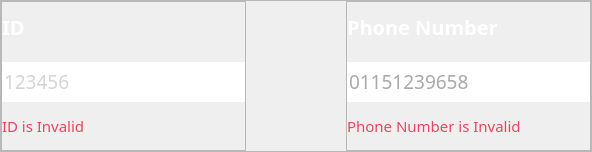
           <widget class="QFrame" name="frame_2">
            <property name="minimumSize">
             <size>
              <width>0</width>
              <height>150</height>
             </size>
            </property>
            <property name="styleSheet">
             <string notr="true"/>
            </property>
            <property name="frameShape">
             <enum>QFrame::StyledPanel</enum>
            </property>
            <property name="frameShadow">
             <enum>QFrame::Raised</enum>
            </property>
            <layout class="QHBoxLayout" name="horizontalLayout_5">
             <property name="spacing">
              <number>100</number>
             </property>
             <property name="leftMargin">
              <number>0</number>
             </property>
             <property name="topMargin">
              <number>0</number>
             </property>
             <property name="rightMargin">
              <number>0</number>
             </property>
             <property name="bottomMargin">
              <number>0</number>
             </property>
             <item>
              <widget class="QFrame" name="phonenum_9">
               <property name="minimumSize">
                <size>
                 <width>245</width>
                 <height>150</height>
                </size>
               </property>
               <property name="maximumSize">
                <size>
                 <width>245</width>
                 <height>150</height>
                </size>
               </property>
               <property name="styleSheet">
                <string notr="true"/>
               </property>
               <property name="frameShape">
                <enum>QFrame::StyledPanel</enum>
               </property>
               <property name="frameShadow">
                <enum>QFrame::Raised</enum>
               </property>
               <layout class="QVBoxLayout" name="verticalLayout_29">
                <property name="spacing">
                 <number>0</number>
                </property>
                <property name="leftMargin">
                 <number>0</number>
                </property>
                <property name="topMargin">
                 <number>0</number>
                </property>
                <property name="rightMargin">
                 <number>0</number>
                </property>
                <property name="bottomMargin">
                 <number>0</number>
                </property>
                <item>
                 <widget class="QLabel" name="label_16">
                  <property name="minimumSize">
                   <size>
                    <width>0</width>
                    <height>22</height>
                   </size>
                  </property>
                  <property name="maximumSize">
                   <size>
                    <width>16777215</width>
                    <height>22</height>
                   </size>
                  </property>
                  <property name="font">
                   <font>
                    <family>Bahnschrift SemiBold</family>
                    <pointsize>15</pointsize>
                    <weight>75</weight>
                    <italic>false</italic>
                    <bold>true</bold>
                   </font>
                  </property>
                  <property name="styleSheet">
                   <string notr="true">
color: #FFFFFF</string>
                  </property>
                  <property name="text">
                   <string>ID</string>
                  </property>
                 </widget>
                </item>
                <item>
                 <widget class="QLineEdit" name="lineEdit_19">
                  <property name="minimumSize">
                   <size>
                    <width>243</width>
                    <height>50</height>
                   </size>
                  </property>
                  <property name="maximumSize">
                   <size>
                    <width>16777215</width>
                    <height>16777215</height>
                   </size>
                  </property>
                  <property name="font">
                   <font>
                    <family>Bahnschrift Light SemiCondensed</family>
                    <pointsize>14</pointsize>
                   </font>
                  </property>
                  <property name="styleSheet">
                   <string notr="true"> border-width: 2px; border-style: solid; border-color:white;border-top-style:none;
border-left-style:none; border-right-style:none;
color: #A9A9A9;
margin-top: 10px;
</string>
                  </property>
                  <property name="text">
                   <string/>
                  </property>
                  <property name="alignment">
                   <set>Qt::AlignLeading|Qt::AlignLeft|Qt::AlignVCenter</set>
                  </property>
                  <property name="readOnly">
                   <bool>true</bool>
                  </property>
                  <property name="placeholderText">
                   <string>123456</string>
                  </property>
                 </widget>
                </item>
                <item>
                 <widget class="QLabel" name="label_31">
                  <property name="minimumSize">
                   <size>
                    <width>240</width>
                    <height>20</height>
                   </size>
                  </property>
                  <property name="maximumSize">
                   <size>
                    <width>240</width>
                    <height>20</height>
                   </size>
                  </property>
                  <property name="font">
                   <font>
                    <family>Bahnschrift SemiLight</family>
                    <pointsize>11</pointsize>
                   </font>
                  </property>
                  <property name="styleSheet">
                   <string notr="true">
color: #E94560;</string>
                  </property>
                  <property name="text">
                   <string>ID is Invalid</string>
                  </property>
                  <property name="wordWrap">
                   <bool>true</bool>
                  </property>
                 </widget>
                </item>
               </layout>
              </widget>
             </item>
             <item>
              <widget class="QFrame" name="phonenum_10">
               <property name="minimumSize">
                <size>
                 <width>245</width>
                 <height>150</height>
                </size>
               </property>
               <property name="maximumSize">
                <size>
                 <width>245</width>
                 <height>150</height>
                </size>
               </property>
               <property name="styleSheet">
                <string notr="true"/>
               </property>
               <property name="frameShape">
                <enum>QFrame::StyledPanel</enum>
               </property>
               <property name="frameShadow">
                <enum>QFrame::Raised</enum>
               </property>
               <layout class="QVBoxLayout" name="verticalLayout_30">
                <property name="spacing">
                 <number>0</number>
                </property>
                <property name="leftMargin">
                 <number>0</number>
                </property>
                <property name="topMargin">
                 <number>0</number>
                </property>
                <property name="rightMargin">
                 <number>0</number>
                </property>
                <property name="bottomMargin">
                 <number>0</number>
                </property>
                <item>
                 <widget class="QLabel" name="label_29">
                  <property name="minimumSize">
                   <size>
                    <width>0</width>
                    <height>22</height>
                   </size>
                  </property>
                  <property name="maximumSize">
                   <size>
                    <width>16777215</width>
                    <height>22</height>
                   </size>
                  </property>
                  <property name="font">
                   <font>
                    <family>Bahnschrift SemiBold</family>
                    <pointsize>15</pointsize>
                    <weight>75</weight>
                    <italic>false</italic>
                    <bold>true</bold>
                   </font>
                  </property>
                  <property name="styleSheet">
                   <string notr="true">
color: #FFFFFF</string>
                  </property>
                  <property name="text">
                   <string>Phone Number</string>
                  </property>
                 </widget>
                </item>
                <item>
                 <widget class="QLineEdit" name="lineEdit_20">
                  <property name="minimumSize">
                   <size>
                    <width>243</width>
                    <height>50</height>
                   </size>
                  </property>
                  <property name="maximumSize">
                   <size>
                    <width>16777215</width>
                    <height>16777215</height>
                   </size>
                  </property>
                  <property name="font">
                   <font>
                    <family>Bahnschrift Light SemiCondensed</family>
                    <pointsize>14</pointsize>
                   </font>
                  </property>
                  <property name="styleSheet">
                   <string notr="true"> border-width: 2px; border-style: solid; border-color:white;border-top-style:none;
border-left-style:none; border-right-style:none;
color: #A9A9A9;
margin-top: 10px;

</string>
                  </property>
                  <property name="text">
                   <string>01151239658</string>
                  </property>
                  <property name="alignment">
                   <set>Qt::AlignLeading|Qt::AlignLeft|Qt::AlignVCenter</set>
                  </property>
                  <property name="placeholderText">
                   <string>01151239658</string>
                  </property>
                 </widget>
                </item>
                <item>
                 <widget class="QLabel" name="label_30">
                  <property name="minimumSize">
                   <size>
                    <width>240</width>
                    <height>20</height>
                   </size>
                  </property>
                  <property name="maximumSize">
                   <size>
                    <width>240</width>
                    <height>20</height>
                   </size>
                  </property>
                  <property name="font">
                   <font>
                    <family>Bahnschrift SemiLight</family>
                    <pointsize>11</pointsize>
                    <weight>50</weight>
                    <italic>false</italic>
                    <bold>false</bold>
                   </font>
                  </property>
                  <property name="styleSheet">
                   <string notr="true">
color: #E94560;</string>
                  </property>
                  <property name="text">
                   <string>Phone Number is Invalid</string>
                  </property>
                  <property name="wordWrap">
                   <bool>true</bool>
                  </property>
                 </widget>
                </item>
               </layout>
              </widget>
             </item>
            </layout>
           </widget>
